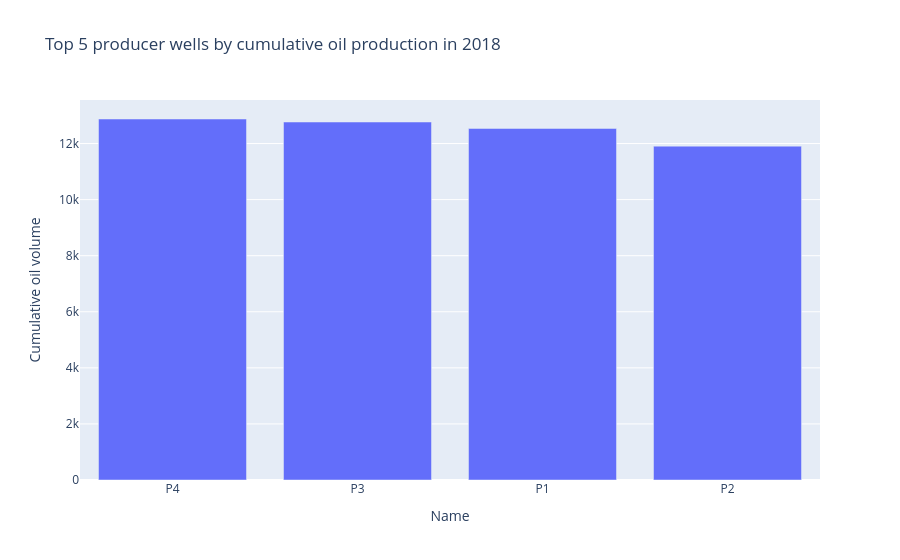
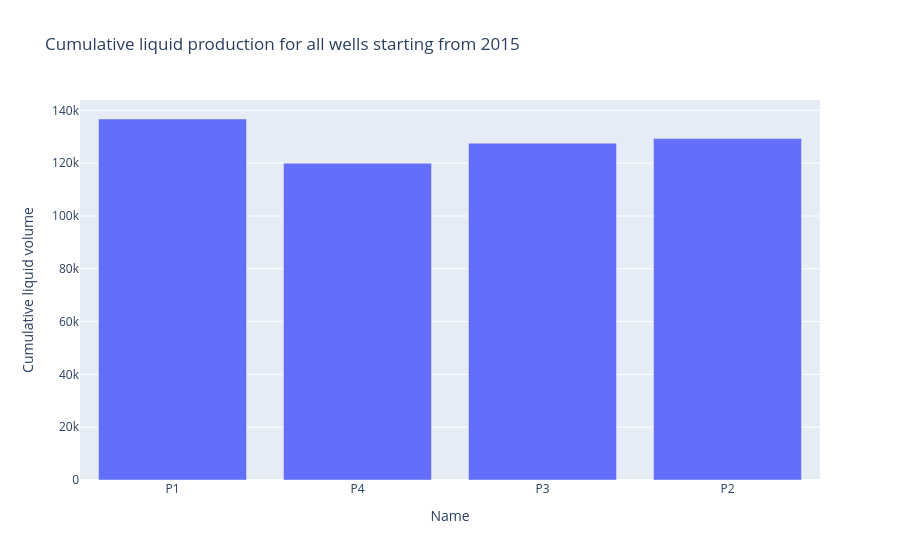

These figures' notebook cell, in order:
### Code cell
for item in ui_items:

    try:
        if item.type == "text":
            print( item.data['text'])
        if item.type == "chart":
            item = item.data['plotly']
            pio.show(item)
    except Exception as e:
        print(e)
        pass

### Figure 1 — Plotly figure (JSON) as saved in the notebook; plotly's stock layout.template omitted (floating-point values rounded to 4 significant figures)
{"data": [{"name": "Cumulative oil volume", "orientation": "v", "type": "bar", "x": ["P4", "P3", "P1", "P2"], "y": [12880.0, 12770.0, 12540.0, 11910.0]}], "layout": {"barmode": "group", "title": {"text": "Top 5 producer wells by cumulative oil production in 2018"}, "xaxis": {"title": {"text": "Name"}}, "yaxis": {"title": {"text": "Cumulative oil volume"}}}}

### Figure 2 — Plotly figure (JSON) as saved in the notebook; plotly's stock layout.template omitted (floating-point values rounded to 4 significant figures)
{"data": [{"name": "Cumulative liquid volume", "orientation": "v", "type": "bar", "x": ["P1", "P4", "P3", "P2"], "y": [136700.0, 120000.0, 127600.0, 129300.0]}], "layout": {"barmode": "group", "title": {"text": "Cumulative liquid production for all wells starting from 2015"}, "xaxis": {"title": {"text": "Name"}}, "yaxis": {"title": {"text": "Cumulative liquid volume"}}}}
